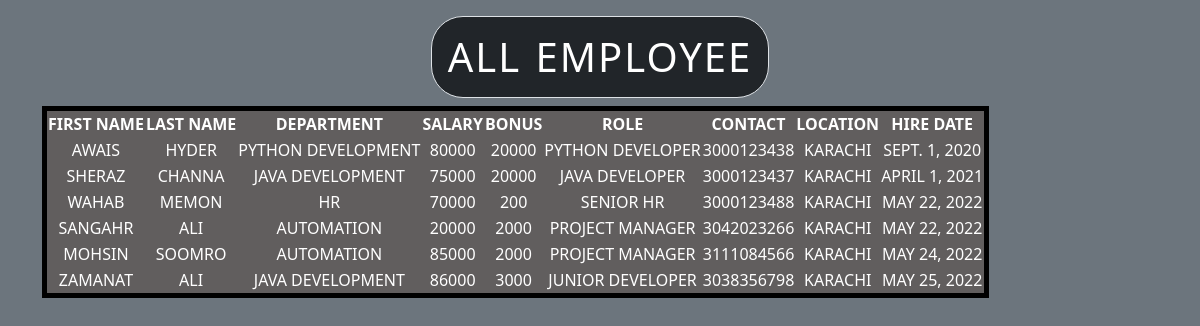
The app's page /all_emp with its own data.
### emp_app/models.py (models this page shows, shortened)
class Employee(models.Model):
          first_name = models.CharField(max_length=100, null= False)
          last_name = models.CharField(max_length=100 )
          dept = models.ForeignKey(Department, on_delete=models.CASCADE)
          salary = models.IntegerField(default=0)
          bonus = models.IntegerField(default=0)
          role = models.ForeignKey(Role, on_delete= models.CASCADE)
          phone = models.IntegerField(default=0)
          hire_date = models.DateField()

class Department(models.Model):
          name = models.CharField(max_length=100, null= False)
          location = models.CharField(max_length=100)
          def __str__(self):
                    return self.name

class Role(models.Model):
          name = models.CharField(max_length=100, null= False)
          def __str__(self):
                    return self.name

### emp_app/views.py (the view)
# urls.py: path('all_emp', views.all_emp, name='all_emp'),
def all_emp(request):
          emps = Employee.objects.all()
          context = {'emps': emps}
          return render(request, 'view_all_emp.html', context= context)

### emp_app/templates/view_all_emp.html (shortened to what this page needs)
<!DOCTYPE html>
{% load static %}
<html lang="en">
<head>
          <link rel="stylesheet" href="{% static 'css/style.css' %}">
          <link href="https://cdn.jsdelivr.net/npm/bootstrap@5.2.0-beta1/dist/css/bootstrap.min.css" rel="stylesheet">
</head>
<body class="text-bg-secondary p-3">
          <div class="container">
                    <h1 class="h1 office_emp_manage_heading border text-bg-dark p-3 rounded-5">All employee</h1>
                    <table class="thead">
                              <thead>
                                        <tr class="head" >
                                                  <th>First Name</th>
                                                  <th>Last Name</th>
                                                  <th>Department</th>
                                                  <th>Salary</th>
                                                  <th>Bonus</th>
                                                  <th>Role</th>
                                                  <th>Contact</th>
                                                  <th>Location</th>
                                                  <th>Hire Date</th>
                                        </tr>
                              </thead>
                              {% for employee in emps %}
                              <tr class="tbody">
                                <td>{{ employee.first_name }}</td>
                                <td>{{ employee.last_name }}</td>
                                <td>{{ employee.dept }}</td>
                                <td>{{ employee.salary }}</td>
                                <td>{{ employee.bonus }}</td>
                                <td>{{ employee.role }}</td>
                                <td>{{ employee.phone }}</td>
                                <td>{{ employee.dept.location }}</td>
                                <td>{{ employee.hire_date }}</td>
                              </tr>
                              {% endfor %}
                            </table>
          </div>
</body>
</html>

### static/css/style.css (style rules this page uses)
.container { padding-left: 50px; }
.thead { border: 5px solid black; border-radius: 10px; }
.head { background-color: rgb(97, 94, 94); color: white; text-transform: uppercase; }
.tbody { background-color: rgb(97, 94, 94); color: white; text-transform: uppercase; }
.h1 { border: 2px solid black; word-spacing: 2px; letter-spacing: 2px; text-transform: uppercase; border-radius: 10px }
.h1 { display: inline-block; background-color: rgb(170, 173, 223); padding: 8px; text-align: center; }
.container { text-align: center; }
.office_emp_manage_heading { text-align: center; }

### records on screen
Employee: first_name "AWAIS", last_name "HYDER", dept "PYTHON DEVELOPMENT", salary "80000", bonus "20000", role "PYTHON DEVELOPER", phone "3000123438", dept.location "KARACHI", hire_date "SEPT. 1, 2020"
Employee: first_name "SHERAZ", last_name "CHANNA", dept "JAVA DEVELOPMENT", salary "75000", bonus "20000", role "JAVA DEVELOPER", phone "3000123437", dept.location "KARACHI", hire_date "APRIL 1, 2021"
Employee: first_name "WAHAB", last_name "MEMON", dept "HR", salary "70000", bonus "200", role "SENIOR HR", phone "3000123488", dept.location "KARACHI", hire_date "MAY 22, 2022"
Employee: first_name "SANGAHR", last_name "ALI", dept "AUTOMATION", salary "20000", bonus "2000", role "PROJECT MANAGER", phone "3042023266", dept.location "KARACHI", hire_date "MAY 22, 2022"
Employee: first_name "MOHSIN", last_name "SOOMRO", dept "AUTOMATION", salary "85000", bonus "2000", role "PROJECT MANAGER", phone "3111084566", dept.location "KARACHI", hire_date "MAY 24, 2022"
Employee: first_name "ZAMANAT", last_name "ALI", dept "JAVA DEVELOPMENT", salary "86000", bonus "3000", role "JUNIOR DEVELOPER", phone "3038356798", dept.location "KARACHI", hire_date "MAY 25, 2022"
